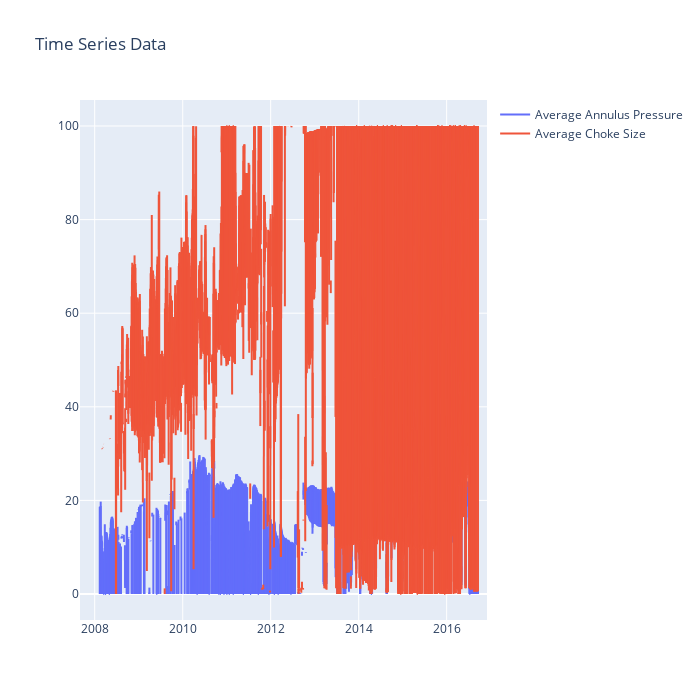

The code cell stored with this chart in its notebook:
### Code cell
fig = go.Figure(layout=go.Layout(title=go.layout.Title(text="Time Series Data"),
                width = 700,
                height = 700))

fig.add_scatter(x=production_data.sort_values(by='DATEPRD')['DATEPRD'], y=production_data.sort_values(by='DATEPRD')['AVG_ANNULUS_PRESS'], name = 'Average Annulus Pressure')

fig.add_scatter(x=production_data.sort_values(by='DATEPRD')['DATEPRD'], y=production_data.sort_values(by='DATEPRD')['AVG_CHOKE_SIZE_P'], name = 'Average Choke Size')

fig.show()

### Figure 1 — Plotly figure (JSON) as saved in the notebook; plotly's stock layout.template omitted (floating-point values rounded to 4 significant figures; data arrays with more than 128 entries replaced by an {"elided": "..."} marker saying what was removed)
{"data": [{"name": "Average Annulus Pressure", "type": "scatter", "x": {"elided": "15634 str values"}, "y": {"elided": "15634 float values"}}, {"name": "Average Choke Size", "type": "scatter", "x": {"elided": "15634 str values"}, "y": {"elided": "15634 float values"}}], "layout": {"height": 700, "title": {"text": "Time Series Data"}, "width": 700}}
